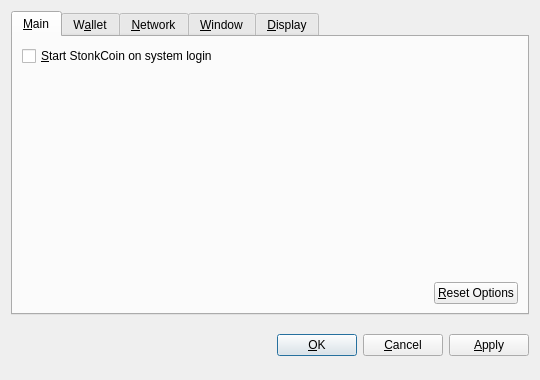
<?xml version="1.0" encoding="UTF-8"?>
<ui version="4.0">
 <class>OptionsDialog</class>
 <widget class="QDialog" name="OptionsDialog">
  <property name="geometry">
   <rect>
    <x>0</x>
    <y>0</y>
    <width>540</width>
    <height>380</height>
   </rect>
  </property>
  <property name="windowTitle">
   <string>Options</string>
  </property>
  <property name="modal">
   <bool>true</bool>
  </property>
  <layout class="QVBoxLayout" name="verticalLayout">
   <item>
    <widget class="QTabWidget" name="tabWidget">
     <property name="tabPosition">
      <enum>QTabWidget::North</enum>
     </property>
     <property name="currentIndex">
      <number>0</number>
     </property>
     <widget class="QWidget" name="tabMain">
      <attribute name="title">
       <string>&amp;Main</string>
      </attribute>
      <layout class="QVBoxLayout" name="verticalLayout_Main">
       <item>
        <widget class="QCheckBox" name="bitcoinAtStartup">
         <property name="toolTip">
          <string>Automatically start StonkCoin after logging in to the system.</string>
         </property>
         <property name="text">
          <string>&amp;Start StonkCoin on system login</string>
         </property>
        </widget>
       </item>
       <item>
        <spacer name="verticalSpacer_Main">
         <property name="orientation">
          <enum>Qt::Vertical</enum>
         </property>
         <property name="sizeHint" stdset="0">
          <size>
           <width>20</width>
           <height>40</height>
          </size>
         </property>
        </spacer>
       </item>
       <item>
        <layout class="QHBoxLayout" name="horizontalLayout_2_Main">
         <item>
          <spacer name="horizontalSpacer_2_Main">
           <property name="orientation">
            <enum>Qt::Horizontal</enum>
           </property>
           <property name="sizeHint" stdset="0">
            <size>
             <width>40</width>
             <height>20</height>
            </size>
           </property>
          </spacer>
         </item>
         <item>
          <widget class="QPushButton" name="resetButton">
           <property name="toolTip">
            <string>Reset all client options to default.</string>
           </property>
           <property name="text">
            <string>&amp;Reset Options</string>
           </property>
           <property name="autoDefault">
            <bool>false</bool>
           </property>
          </widget>
         </item>
        </layout>
       </item>
      </layout>
     </widget>
     <widget class="QWidget" name="tabWallet">
      <attribute name="title">
       <string>W&amp;allet</string>
      </attribute>
      <layout class="QVBoxLayout" name="verticalLayout_Network">
       <item>
        <widget class="QLabel" name="transactionFeeInfoLabel">
         <property name="text">
          <string>Optional transaction fee per kB that helps make sure your transactions are processed quickly. Most transactions are 1 kB.</string>
         </property>
         <property name="textFormat">
          <enum>Qt::PlainText</enum>
         </property>
         <property name="wordWrap">
          <bool>true</bool>
         </property>
        </widget>
       </item>
       <item>
        <layout class="QHBoxLayout" name="horizontalLayout_1_Main">
         <item>
          <widget class="QLabel" name="transactionFeeLabel">
           <property name="text">
            <string>Pay transaction &amp;fee</string>
           </property>
           <property name="textFormat">
            <enum>Qt::PlainText</enum>
           </property>
           <property name="buddy">
            <cstring>transactionFee</cstring>
           </property>
          </widget>
         </item>
         <item>
          <widget class="BitcoinAmountField" name="transactionFee"/>
         </item>
         <item>
          <spacer name="horizontalSpacer_1_Main">
           <property name="orientation">
            <enum>Qt::Horizontal</enum>
           </property>
           <property name="sizeHint" stdset="0">
            <size>
             <width>40</width>
             <height>20</height>
            </size>
           </property>
          </spacer>
         </item>
        </layout>
       </item>
       <item>
        <widget class="QLabel" name="label">
         <property name="text">
          <string>If you disable the spending of unconfirmed change, the change from a transaction cannot be used until that transaction has at least one confirmation. This also affects how your balance is computed.</string>
         </property>
         <property name="wordWrap">
          <bool>true</bool>
         </property>
        </widget>
       </item>
       <item>
        <widget class="QCheckBox" name="spendZeroConfChange">
         <property name="text">
          <string>Spend unconfirmed change  (experts only)</string>
         </property>
        </widget>
       </item>
       <item>
        <spacer name="verticalSpacer">
         <property name="orientation">
          <enum>Qt::Vertical</enum>
         </property>
         <property name="sizeHint" stdset="0">
          <size>
           <width>20</width>
           <height>40</height>
          </size>
         </property>
        </spacer>
       </item>
      </layout>
     </widget>
     <widget class="QWidget" name="tabNetwork">
      <attribute name="title">
       <string>&amp;Network</string>
      </attribute>
      <layout class="QVBoxLayout" name="verticalLayout_Network">
       <item>
        <widget class="QCheckBox" name="mapPortUpnp">
         <property name="toolTip">
          <string>Automatically open the StonkCoin client port on the router. This only works when your router supports UPnP and it is enabled.</string>
         </property>
         <property name="text">
          <string>Map port using &amp;UPnP</string>
         </property>
        </widget>
       </item>
       <item>
        <widget class="QCheckBox" name="connectSocks">
         <property name="toolTip">
          <string>Connect to the StonkCoin network through a SOCKS proxy (e.g. when connecting through Tor).</string>
         </property>
         <property name="text">
          <string>&amp;Connect through SOCKS proxy:</string>
         </property>
        </widget>
       </item>
       <item>
        <layout class="QHBoxLayout" name="horizontalLayout_Network">
         <item>
          <widget class="QLabel" name="proxyIpLabel">
           <property name="text">
            <string>Proxy &amp;IP:</string>
           </property>
           <property name="textFormat">
            <enum>Qt::PlainText</enum>
           </property>
           <property name="buddy">
            <cstring>proxyIp</cstring>
           </property>
          </widget>
         </item>
         <item>
          <widget class="QValidatedLineEdit" name="proxyIp">
           <property name="maximumSize">
            <size>
             <width>140</width>
             <height>16777215</height>
            </size>
           </property>
           <property name="toolTip">
            <string>IP address of the proxy (e.g. 127.0.0.1)</string>
           </property>
          </widget>
         </item>
         <item>
          <widget class="QLabel" name="proxyPortLabel">
           <property name="text">
            <string>&amp;Port:</string>
           </property>
           <property name="textFormat">
            <enum>Qt::PlainText</enum>
           </property>
           <property name="buddy">
            <cstring>proxyPort</cstring>
           </property>
          </widget>
         </item>
         <item>
          <widget class="QLineEdit" name="proxyPort">
           <property name="maximumSize">
            <size>
             <width>55</width>
             <height>16777215</height>
            </size>
           </property>
           <property name="toolTip">
            <string>Port of the proxy (e.g. 9050)</string>
           </property>
          </widget>
         </item>
         <item>
          <widget class="QLabel" name="socksVersionLabel">
           <property name="text">
            <string>SOCKS &amp;Version:</string>
           </property>
           <property name="textFormat">
            <enum>Qt::PlainText</enum>
           </property>
           <property name="buddy">
            <cstring>socksVersion</cstring>
           </property>
          </widget>
         </item>
         <item>
          <widget class="QValueComboBox" name="socksVersion">
           <property name="toolTip">
            <string>SOCKS version of the proxy (e.g. 5)</string>
           </property>
          </widget>
         </item>
         <item>
          <spacer name="horizontalSpacer_Network">
           <property name="orientation">
            <enum>Qt::Horizontal</enum>
           </property>
           <property name="sizeHint" stdset="0">
            <size>
             <width>40</width>
             <height>20</height>
            </size>
           </property>
          </spacer>
         </item>
        </layout>
       </item>
       <item>
        <spacer name="verticalSpacer_Network">
         <property name="orientation">
          <enum>Qt::Vertical</enum>
         </property>
         <property name="sizeHint" stdset="0">
          <size>
           <width>20</width>
           <height>40</height>
          </size>
         </property>
        </spacer>
       </item>
      </layout>
     </widget>
     <widget class="QWidget" name="tabWindow">
      <attribute name="title">
       <string>&amp;Window</string>
      </attribute>
      <layout class="QVBoxLayout" name="verticalLayout_Window">
       <item>
        <widget class="QCheckBox" name="minimizeToTray">
         <property name="toolTip">
          <string>Show only a tray icon after minimizing the window.</string>
         </property>
         <property name="text">
          <string>&amp;Minimize to the tray instead of the taskbar</string>
         </property>
        </widget>
       </item>
       <item>
        <widget class="QCheckBox" name="minimizeOnClose">
         <property name="toolTip">
          <string>Minimize instead of exit the application when the window is closed. When this option is enabled, the application will be closed only after selecting Quit in the menu.</string>
         </property>
         <property name="text">
          <string>M&amp;inimize on close</string>
         </property>
        </widget>
       </item>
       <item>
        <spacer name="verticalSpacer_Window">
         <property name="orientation">
          <enum>Qt::Vertical</enum>
         </property>
         <property name="sizeHint" stdset="0">
          <size>
           <width>20</width>
           <height>40</height>
          </size>
         </property>
        </spacer>
       </item>
      </layout>
     </widget>
     <widget class="QWidget" name="tabDisplay">
      <attribute name="title">
       <string>&amp;Display</string>
      </attribute>
      <layout class="QVBoxLayout" name="verticalLayout_Display">
       <item>
        <layout class="QHBoxLayout" name="horizontalLayout_1_Display">
         <item>
          <widget class="QLabel" name="langLabel">
           <property name="text">
            <string>User Interface &amp;language:</string>
           </property>
           <property name="textFormat">
            <enum>Qt::PlainText</enum>
           </property>
           <property name="buddy">
            <cstring>lang</cstring>
           </property>
          </widget>
         </item>
         <item>
          <widget class="QValueComboBox" name="lang">
           <property name="toolTip">
            <string>The user interface language can be set here. This setting will take effect after restarting StonkCoin.</string>
           </property>
          </widget>
         </item>
        </layout>
       </item>
       <item>
        <layout class="QHBoxLayout" name="horizontalLayout_2_Display">
         <item>
          <widget class="QLabel" name="unitLabel">
           <property name="text">
            <string>&amp;Unit to show amounts in:</string>
           </property>
           <property name="textFormat">
            <enum>Qt::PlainText</enum>
           </property>
           <property name="buddy">
            <cstring>unit</cstring>
           </property>
          </widget>
         </item>
         <item>
          <widget class="QValueComboBox" name="unit">
           <property name="toolTip">
            <string>Choose the default subdivision unit to show in the interface and when sending coins.</string>
           </property>
          </widget>
         </item>
        </layout>
       </item>
       <item>
        <widget class="QCheckBox" name="displayAddresses">
         <property name="toolTip">
          <string>Whether to show StonkCoin addresses in the transaction list or not.</string>
         </property>
         <property name="text">
          <string>&amp;Display addresses in transaction list</string>
         </property>
        </widget>
       </item>
       <item>
        <widget class="QCheckBox" name="coinControlFeatures">
         <property name="toolTip">
          <string>Whether to show coin control features or not.</string>
         </property>
         <property name="text">
          <string>Display coin &amp;control features (experts only!)</string>
         </property>
        </widget>
       </item>
       <item>
        <spacer name="verticalSpacer_Display">
         <property name="orientation">
          <enum>Qt::Vertical</enum>
         </property>
         <property name="sizeHint" stdset="0">
          <size>
           <width>20</width>
           <height>40</height>
          </size>
         </property>
        </spacer>
       </item>
      </layout>
     </widget>
    </widget>
   </item>
   <item>
    <layout class="QHBoxLayout" name="horizontalLayout_Buttons">
     <item>
      <spacer name="horizontalSpacer_1">
       <property name="orientation">
        <enum>Qt::Horizontal</enum>
       </property>
       <property name="sizeHint" stdset="0">
        <size>
         <width>40</width>
         <height>48</height>
        </size>
       </property>
      </spacer>
     </item>
     <item>
      <widget class="QLabel" name="statusLabel">
       <property name="font">
        <font>
         <weight>75</weight>
         <bold>true</bold>
        </font>
       </property>
       <property name="text">
        <string/>
       </property>
       <property name="textFormat">
        <enum>Qt::PlainText</enum>
       </property>
       <property name="wordWrap">
        <bool>true</bool>
       </property>
      </widget>
     </item>
     <item>
      <spacer name="horizontalSpacer_2">
       <property name="orientation">
        <enum>Qt::Horizontal</enum>
       </property>
       <property name="sizeHint" stdset="0">
        <size>
         <width>40</width>
         <height>48</height>
        </size>
       </property>
      </spacer>
     </item>
     <item>
      <widget class="QPushButton" name="okButton">
       <property name="text">
        <string>&amp;OK</string>
       </property>
      </widget>
     </item>
     <item>
      <widget class="QPushButton" name="cancelButton">
       <property name="text">
        <string>&amp;Cancel</string>
       </property>
       <property name="autoDefault">
        <bool>false</bool>
       </property>
      </widget>
     </item>
     <item>
      <widget class="QPushButton" name="applyButton">
       <property name="text">
        <string>&amp;Apply</string>
       </property>
       <property name="autoDefault">
        <bool>false</bool>
       </property>
      </widget>
     </item>
    </layout>
   </item>
  </layout>
 </widget>
 <customwidgets>
  <customwidget>
   <class>BitcoinAmountField</class>
   <extends>QSpinBox</extends>
   <header>bitcoinamountfield.h</header>
  </customwidget>
  <customwidget>
   <class>QValueComboBox</class>
   <extends>QComboBox</extends>
   <header>qvaluecombobox.h</header>
  </customwidget>
  <customwidget>
   <class>QValidatedLineEdit</class>
   <extends>QLineEdit</extends>
   <header>qvalidatedlineedit.h</header>
  </customwidget>
 </customwidgets>
 <resources/>
 <connections/>
</ui>
